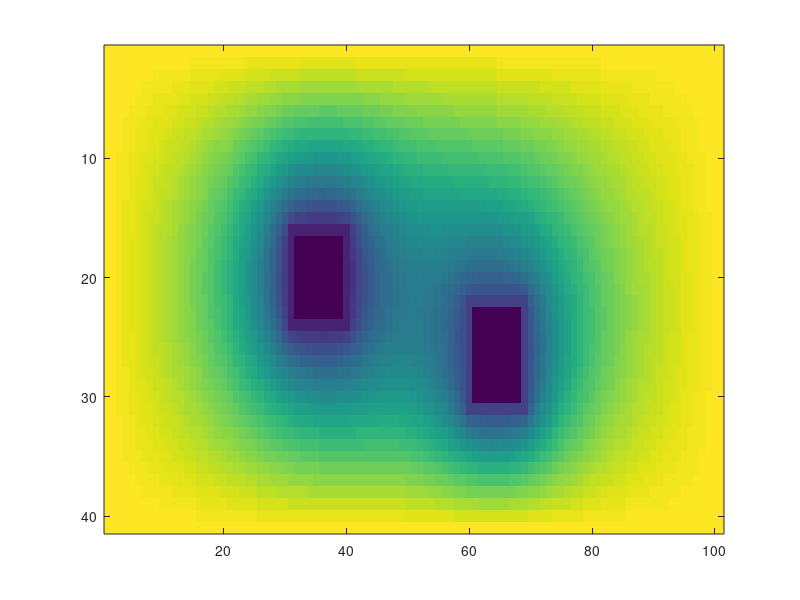

MATLAB code to generate this figure: (Note: this script raises an error after producing the figure.)

w_out=10*10^-3;
h_out=4*10^-3;
w_in=0.8*10^-3;
d_in=2*10^-3;
miu_0=4*pi*10^-7;
epsilon_0=8.85*10^-12;
miu_1=miu_0;
miu_2=miu_1;
epsilon_1=2.5*epsilon_0;
epsilon_2=epsilon_1;
num1=313611113;
num2=315628404;
axisFontSize=20;
shloop=6*0.1*10^-3;
t=3;                                                % t=5 for י"א
D=[0.2 0.1 0.05 0.025 0.0125].*10^-3;
G=zeros(1,t);                                       %the gammas for י"א 
err=zeros(1,t);
run_time=zeros(1,t);

for q=1:6                                             % prezenting י"ד at figure 
%      for w=1:t                                     % for יא יב יג 
%          for s=1:1                                   %s=1:2 for י"ד
%          delta=D(w);
delta =0.1*10^-3;
H=[0 0 1 2 4 8]*delta; 
M=(h_out/delta)+1;                                   %number of rows
N=(w_out/delta)+1;                                   %number of columbs
c0_p=10;
c1_p=1;
c2_p=2;
a=(w_out-2*w_in-d_in)/2;                              %the space distande on the sides
b=(h_out-w_in)/2;                                     %the space distande on the upper and lower part
j_c1L=floor(a/delta);                                 %the index thats represent the left boundary of c1
j_c1R=floor((a+w_in)/delta);                          %rigt boundary of c1
if(j_c1R*delta ~= a+w_in)                             %if the index is left to c1R,
    j_c1R=j_c1R+1;                                    %we need the index to the right
end
j_c2L=floor((a+w_in+d_in)/delta); 
j_c2R=floor((a+w_in+d_in+w_in)/delta);
if(j_c2R*delta ~= a+w_in) 
    j_c2R=j_c2R+1;
end
i_c1D=floor((b-H(q))/delta); 
i_c1U=floor((b+w_in-H(q))/delta);
if(i_c1U*delta ~= b+w_in-H(q)) 
    i_c1U=i_c1U+1;
end
if q==2
    shloop=0;
end
i_c2D=floor((b+H(q)+shloop)/delta); 
i_c2U=floor((b+w_in+H(q)+shloop)/delta);
if(i_c2U*delta ~= b+w_in+H(q)) 
    i_c2U=i_c2U+1;
end
P=zeros(M,N); 
for i=1:M                           % boundery condition
    for j=1:N
        if (i==1||i==M||j==1||j==N)
            P(i,j)=c0_p;
        end
        if ( ( (i==i_c1U||i==i_c1D) && (j>=j_c1L&&j<=j_c1R) ) || ( (i>=i_c1D&&i<=i_c1U) && (j==j_c1R||j==j_c1L) ))
            P(i,j)=c1_p;
        end
        if ( ( (i==i_c2D||i==i_c2U) && (j>=j_c2L&&j<=j_c2R) ) || ( (i>=i_c2D&&i<=i_c2U)&&(j==j_c2L||j==j_c2R) ) )
            P(i,j)=c2_p;
        end
    end
end
f=zeros(M,N);
reshape(f,[M*N,1]);
reshape(P,[M*N,1]);
tic;
rounds=0;
while (norm(P)-norm(f))/norm(f)>=10^-5
reshape(P,[M,N]);
f=P;
rounds=rounds+1;
for i=2:M-1                          %  potential setting
    for j=2:N-1
        if ( (i<i_c1D||i>i_c1U)&&j<j_c2L || (i<i_c2D||i>i_c2U)&&j>j_c1R || j<j_c1L || j>j_c2R || (j>j_c1R && j<j_c2L) )
            P(i,j)=(P(i+1,j)+P(i-1,j)+P(i,j+1)+P(i,j-1) )/4;
        end
    end
end
reshape(P,[M*N,1]);
reshape(f,[M*N,1]);
end
run_time=toc;
reshape(P,[M,N]);
imagesc(P);
ax = gca;
ax.YDir = 'normal';
colorbar;
axis image;
xlabel('x-axis', 'FontSize', axisFontSize);
ylabel('y-axis', 'FontSize', axisFontSize);
title('potential','FontSize', axisFontSize);
figure;
e_modal=zeros(M,N,2);
for i=2:M-1                      %  e modal calculation
    for j=2:N-1
        if ((i<i_c1D||i>i_c1U)&&j<j_c2L || (i<i_c2D||i>i_c2U)&&j>j_c1R || j<j_c1L || j>j_c2R || (j>j_c1R && j<j_c2L) )
            e_modal(i,j,1)= -( P(i,j+1) - P(i,j-1) )/(2*delta); % e_modal_x
            e_modal(i,j,2)= -( P(i+1,j) - P(i-1,j) )/(2*delta); % e_modal_y
        end
    end
end
gamma=0;
for j=j_c1L-1:j_c1R+1            % gamma calculation
    gamma=gamma + ( e_modal(i_c1D-1,j,2)+e_modal(i_c1U+1,j,2))*delta; %summing the y'th coordinates of e at the upper and lower part of c1
end
for i=i_c1D-1:i_c1U+1
    gamma=gamma + (e_modal(i,j_c1L-1,1)+e_modal(i,j_c1R-1,1) )*delta; %summing the  x'th coordinates of e at the left and right parts of c1
end
% G(w)=gamma;                      %  for  י"א, י"ב
 if q==2                          % for י"ד
     gamma_1=gamma;
 end
 if q==1
     gamma_2=gamma;
 end
h_modal=zeros(M,N,2);
for i=2:M-1                       % h modal calculation
    for j=2:N-1
        if ( (i<i_c1D||i>i_c1U)&&j<j_c2L || (i<i_c2D||i>i_c2U)&&j>j_c1R || j<j_c1L || j>j_c2R || (j>j_c1R && j<j_c2L) )
            h_modal(i,j,1)= -e_modal(i,j,2)/gamma;
            h_modal(i,j,2)= e_modal(i,j,1)/gamma;
        end
    end
end
[x,y]=meshgrid(1:N,1:M);
quiver(x,y,e_modal(:,:,1),e_modal(:,:,2));
ylim([0 40]);
xlabel('x-axis', 'FontSize', axisFontSize);
ylabel('y-axis', 'FontSize', axisFontSize);
title('electric modal','FontSize', axisFontSize);
figure
quiver(x,y,h_modal(:,:,1),h_modal(:,:,2));
ylim([0 40]);
xlabel('x-axis', 'FontSize', axisFontSize);
ylabel('y-axis', 'FontSize', axisFontSize);
title('magnetic modal','FontSize', axisFontSize);

end  %   the end of fields calculation
         
% for i=1:t                                  
%     err(i)=abs(G(i)-G(t))/abs(G(t));
% end
% loglog(err,G)
% xlabel('delta', 'FontSize', axisFontSize);
% ylabel('err', 'FontSize', axisFontSize);
% title('relative error for delta','FontSize', axisFontSize);
% figure;
% loglog(run_time,G) 
% xlabel('delta', 'FontSize', axisFontSize);
% ylabel('run_time', 'FontSize', axisFontSize);
% title('run_time for delta','FontSize', axisFontSize);
% figure;
%~~~~~~~~~~~~~~~~~~~~~~~~~~~~~~~~~~~~~~~~~~~~~~~~~~~~~~~~~~~~~~~~~~~~~~~
L1=miu_1/gamma_1;
C1=epsilon_1*gamma_1;
Zc1=sqrt(L1/C1);
velocity_1=1/sqrt(L1*C1);
L2=miu_2/gamma_2;
C2=epsilon_2*gamma_2;
Zc2=sqrt(L2/C2);
velocity_2=1/sqrt(L2*C2);
Rg=Zc1*num1/(num1+num2);

T=1;
Tp=T/10;
l_2=T*velocity_2;
l_1=T*velocity_1;
del_t=T/50;
del_z=(l_1+l_2)/1000;
Tp_index=Tp/del_t;
sh=(l_1/del_z);
l_1_index= floor(sh);
l_2_index= l_1_index + floor((l_2/del_z));

t_max= (8*T)/del_t+1;
z_max= floor( (l_1+l_2)/del_z+1 ); %for symetry
U= zeros(t_max , z_max);
for t=1:t_max
    for z=1:z_max
        if (t*del_t-z*del_z/velocity_1)>0
            U(t,z)=111111;
        end
    end
end
U_Tp= zeros(t_max , z_max);
for t=1:t_max
    for z=1:z_max
        if (t*del_t-z*del_z/velocity_1-Tp)>0
            U_Tp(t,z)=111111;
        end
    end
end

V_t= zeros(t_max , z_max);
Vg_t=U-U_Tp;
V_D= Zc1/(Zc1+Rg);      % voltage divider
gamma_l1= (Zc2-Zc1)/(Zc1+Zc2);
tao= (2*Zc2)/(Zc1+Zc2);
gamma_in= (Rg-Zc1)/(Rg+Zc2);
for z=1:z_max 
    for t=1:t_max
        for k=0:4
            if ( ( (t*del_t - z*del_z/velocity_1-(2*T*k))>0 )&&z<l_1_index &&t>(2*T*k)/del_t )   
                V_t(t,z)=V_t(t,z)+V_D*( (gamma_in*gamma_l1)^k)*(Vg_t(t-2*T*k/del_t,z ) );
            end
            if ( (t*del_t + (z*del_z)/velocity_1-(2*k+1)*T)>0 ) && z<l_1_index && t>((2*k+1)*T)/del_t    
                V_t(t,z)=V_t(t,z)+V_D*gamma_l1*((gamma_in*gamma_l1)^k)*Vg_t(t- ((2*k+1)*T)/del_t , -z+l_1_index);
            end
            if ( t-z*del_z/velocity_1-2*k*T >0 && z>=l_1_index && t>(2*k+1)*T/del_t )
                V_t(t,z)=V_t(t,z)+V_D*tao*((gamma_in*gamma_l1)^k)*Vg_t(t-(2*k+1)*T/del_t , z-l_1_index+1);
            end
        end
         
            
    end
end
imagesc(V_t)
axis ij
colorbar;
colormap jet

axis image;
xlabel('z-axis', 'FontSize', axisFontSize);
ylabel('t-axis', 'FontSize', axisFontSize);
title('voltage','FontSize', axisFontSize);
 figure;
           
        
            
            
            
            